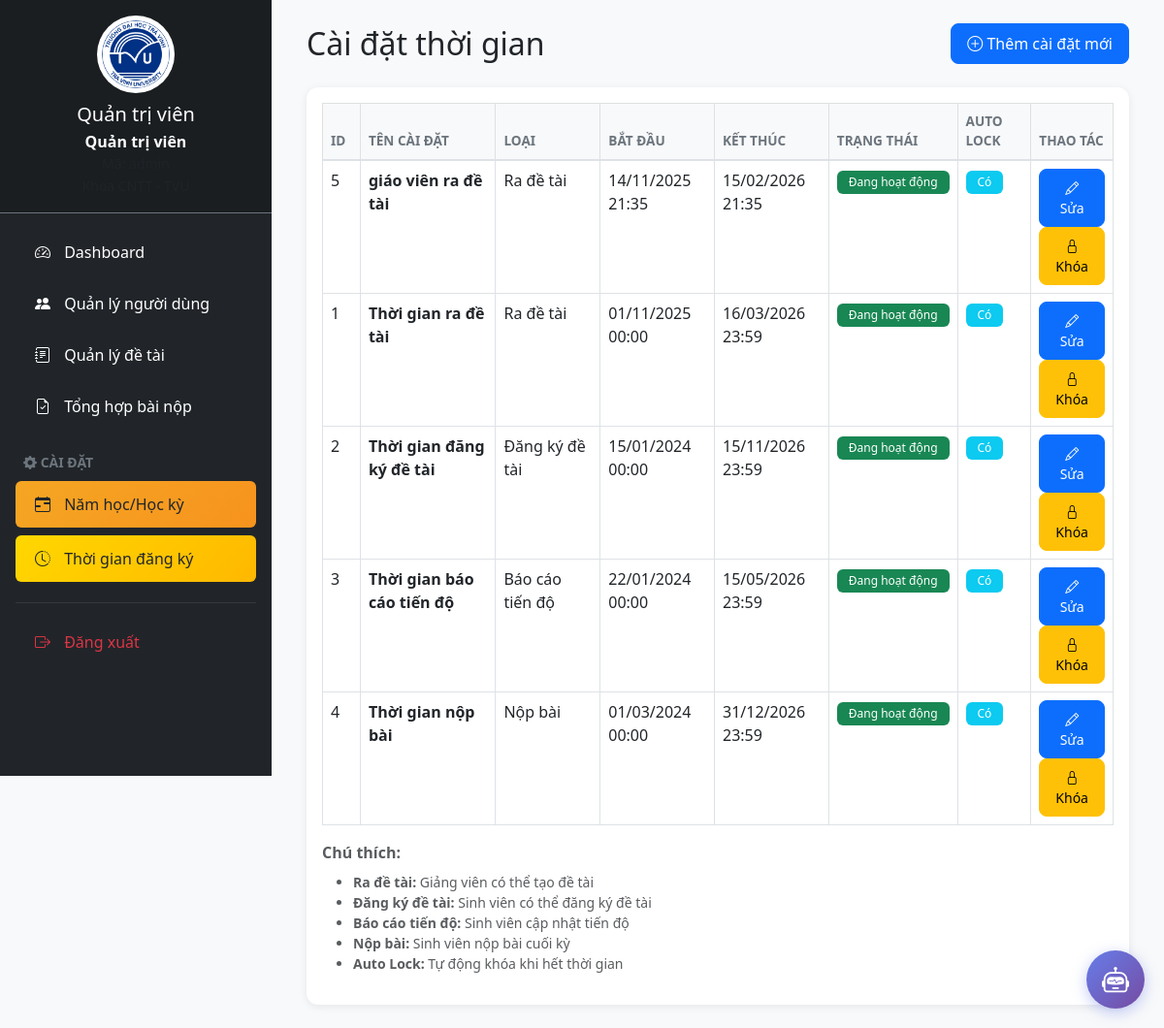
The app's page /public/admin/timeSettings (signed in) with its own data.
### tables this page shows
CREATE TABLE `time_settings` (
  `setting_id` int(11) NOT NULL,
  `setting_name` varchar(100) NOT NULL,
  `setting_type` enum('topic_creation','topic_registration','progress_report','submission') NOT NULL DEFAULT 'topic_creation' COMMENT 'Loại cài đặt thời gian',
  `start_date` datetime NOT NULL,
  `end_date` datetime NOT NULL,
  `description` text DEFAULT NULL,
  `is_active` tinyint(1) DEFAULT 1 COMMENT '1=Mở, 0=Khóa',
  `auto_lock` tinyint(1) DEFAULT 1 COMMENT 'Tự động khóa khi hết hạn',
  `created_at` timestamp NOT NULL DEFAULT current_timestamp(),
  `updated_at` timestamp NOT NULL DEFAULT current_timestamp() ON UPDATE current_timestamp()
);

### app/core/Controller.php (called while the page is built, shortened)
<?php
class Controller {
    public function model($model) {
        return new $model();
    }
    public function view($view, $data = []) {
        require_once '../app/views/' . $view . '.php';
    }
}

### app/controllers/AdminController.php (called while the page is built, shortened)
<?php
class AdminController extends Controller {
    public function timeSettings() {
        $timeModel = $this->model('TimeSetting');
        $data = [
            'title' => 'Cài đặt thời gian',
            'settings' => $timeModel->getAll()
        ];
        $this->view('admin/time_settings', $data);
    }
}

### app/core/App.php (called while the page is built, shortened)
<?php
class App {
    protected $method = 'login';
    public function __construct() {
        $url = $this->parseUrl();
        if (isset($url[0]) && file_exists('../app/controllers/' . ucfirst($url[0]) . 'Controller.php')) {
            unset($url[0]);
        }
        $this->controller = new $this->controller;
        if (get_class($this->controller) !== 'AuthController') {
            $this->method = 'index';
        }
        if (isset($url[1]) && method_exists($this->controller, $url[1])) {
            $this->method = $url[1];
            unset($url[1]);
        }
        $this->params = $url ? array_values($url) : [];
        call_user_func_array([$this->controller, $this->method], $this->params);
    }
    private function parseUrl() {
        if (isset($_GET['url'])) {
            return explode('/', filter_var(rtrim($_GET['url'], '/'), FILTER_SANITIZE_URL));
        }
        return [];
    }
}

### public/index.php (called while the page is built, shortened)
<?php
    require_once '../app/core/App.php';
    require_once '../app/core/Controller.php';
    require_once '../app/core/Database.php';
    $app = new App();

### app/models/TimeSetting.php (called while the page is built, shortened)
<?php
class TimeSetting {
    private $db;
    public function __construct() {
        $this->db = Database::getInstance();
    }
    public function getAll() {
        $stmt = $this->db->query("SELECT * FROM time_settings ORDER BY setting_type, created_at DESC");
        return $stmt->fetchAll(PDO::FETCH_ASSOC);
    }
}

### app/core/Database.php (called while the page is built, shortened)
<?php
class Database {
    private static $instance = null;
    private function __construct() {
        $this->pdo = new PDO(
            'mysql:host=' . DB_HOST . ';dbname=' . DB_NAME,
            DB_USER,
            DB_PASS
        );
    }
    public static function getInstance(): PDO {
        if (self::$instance === null) {
            self::$instance = new Database();
        }
        return self::$instance->pdo;
    }
}

### app/views/admin/time_settings.php (the view, shortened to what this page needs)
<?php include_once __DIR__ . '/../layouts/header.php'; ?>
<div class="d-flex">
    <?php include_once __DIR__ . '/../layouts/admin_sidebar.php'; ?>
    <div class="main-content flex-grow-1 p-4">
        <div class="container-fluid">
            <div class="d-flex justify-content-between align-items-center mb-4">
                <h2 class="mb-0">Cài đặt thời gian</h2>
                <button class="btn btn-primary" data-bs-toggle="collapse" data-bs-target="#addForm">
                    <i class="bi bi-plus-circle"></i> Thêm cài đặt mới
                </button>
            </div>
            <div class="card">
                <div class="card-body">
                    <div class="table-responsive">
                        <table class="table table-bordered table-hover">
                            <thead class="table-light">
                                <tr>
                                    <th width="5%">ID</th>
                                    <th width="20%">Tên cài đặt</th>
                                    <th width="15%">Loại</th>
                                    <th width="15%">Bắt đầu</th>
                                    <th width="15%">Kết thúc</th>
                                    <th width="10%">Trạng thái</th>
                                    <th width="10%">Auto Lock</th>
                                    <th width="10%">Thao tác</th>
                                </tr>
                            </thead>
                            <tbody>
                                <?php if (!empty($data['settings'])): ?>
                                    <?php foreach ($data['settings'] as $setting): ?>
                                        <?php
                                        $now = new DateTime();
                                        $startDate = new DateTime($setting['start_date']);
                                        $endDate = new DateTime($setting['end_date']);
                                        if ($setting['is_active'] == 0) {
                                            $status = '<span class="badge bg-danger">Đã khóa</span>';
                                        } elseif ($now < $startDate) {
                                            $status = '<span class="badge bg-secondary">Chưa bắt đầu</span>';
                                        } elseif ($now > $endDate) {
                                            $status = '<span class="badge bg-dark">Đã hết hạn</span>';
                                        } else {
                                            $status = '<span class="badge bg-success">Đang hoạt động</span>';
                                        }
                                        $typeNames = [
                                            'topic_creation' => 'Ra đề tài',
                                            'topic_registration' => 'Đăng ký đề tài',
                                            'progress_report' => 'Báo cáo tiến độ',
                                            'submission' => 'Nộp bài'
                                        ];
                                        ?>
                                        <tr>
                                            <td><?= $setting['setting_id'] ?></td>
                                            <td><strong><?= htmlspecialchars($setting['setting_name']) ?></strong></td>
                                            <td><?= $typeNames[$setting['setting_type']] ?? $setting['setting_type'] ?></td>
                                            <td><?= date('d/m/Y H:i', strtotime($setting['start_date'])) ?></td>
                                            <td><?= date('d/m/Y H:i', strtotime($setting['end_date'])) ?></td>
                                            <td><?= $status ?></td>
                                            <td>
                                                <?php if ($setting['auto_lock']): ?>
                                                    <span class="badge bg-info">Có</span>
                                                <?php else: ?>
                                                    <span class="badge bg-secondary">Không</span>
                                                <?php endif; ?>
                                            </td>
                                            <td>
                                                <button class="btn btn-sm btn-primary" data-bs-toggle="modal" data-bs-target="#editModal<?= $setting['setting_id'] ?>">
                                                    <i class="bi bi-pencil"></i> Sửa
                                                </button>
                                                <a href="/PHP-CN/public/admin/toggleTimeSetting/<?= $setting['setting_id'] ?>"
                                                   class="btn btn-sm btn-<?= $setting['is_active'] ? 'warning' : 'success' ?>"
                                                   onclick="return confirm('Bạn có chắc muốn <?= $setting['is_active'] ? 'KHÓA' : 'MỞ KHÓA' ?> chức năng này?')">
                                                    <i class="bi bi-<?= $setting['is_active'] ? 'lock' : 'unlock' ?>"></i>
                                                    <?= $setting['is_active'] ? 'Khóa' : 'Mở' ?>
                                                </a>
                                            </td>
                                        </tr>
                                    <?php endforeach; ?>
                                <?php else: ?>
                                    <tr>
                                        <td colspan="8" class="text-center text-muted">Chưa có cài đặt thời gian nào</td>
                                    </tr>
                                <?php endif; ?>
                            </tbody>
                        </table>
                    </div>
                    <div class="mt-3">
                        <p class="text-muted mb-2"><strong>Chú thích:</strong></p>
                        <ul class="text-muted small">
                            <li><strong>Ra đề tài:</strong> Giảng viên có thể tạo đề tài</li>
                            <li><strong>Đăng ký đề tài:</strong> Sinh viên có thể đăng ký đề tài</li>
                            <li><strong>Báo cáo tiến độ:</strong> Sinh viên cập nhật tiến độ</li>
                            <li><strong>Nộp bài:</strong> Sinh viên nộp bài cuối kỳ</li>
                            <li><strong>Auto Lock:</strong> Tự động khóa khi hết thời gian</li>
                        </ul>
                    </div>
                </div>
            </div>
        </div>
    </div>
</div>
<?php include_once __DIR__ . '/../layouts/footer.php'; ?>

### public/css/admin.css (style rules this page uses)
* { margin: 0; padding: 0; box-sizing: border-box; }
body { font-family: 'Segoe UI', Tahoma, Geneva, Verdana, sans-serif; background-color: #f8f9fa; }
.main-content { margin-left: 280px; min-height: 100vh; background-color: #f8f9fa; }
.card { border: none; border-radius: 12px; box-shadow: 0 2px 8px rgba(0, 0, 0, 0.08); transition: transform 0.3s, box-shadow 0.3s; }
.table { margin-bottom: 0; }
.table thead th { border-bottom: 2px solid #dee2e6; font-weight: 600; text-transform: uppercase; font-size: 0.85rem; color: #6c757d; }
.badge { padding: 6px 12px; font-weight: 500; }
.btn { border-radius: 8px; padding: 8px 16px; font-weight: 500; transition: all 0.3s; }

### records on screen
time_settings: setting_id "5", setting_name "giáo viên ra đề tài", setting_type "Ra đề tài", start_date "14/11/2025 21:35", end_date "15/02/2026 21:35", is_active "Đang hoạt động", auto_lock "Có"
time_settings: setting_id "1", setting_name "Thời gian ra đề tài", setting_type "Ra đề tài", start_date "01/11/2025 00:00", end_date "16/03/2026 23:59", is_active "Đang hoạt động", auto_lock "Có"
time_settings: setting_id "2", setting_name "Thời gian đăng ký đề tài", setting_type "Đăng ký đề tài", start_date "15/01/2024 00:00", end_date "15/11/2026 23:59", is_active "Đang hoạt động", auto_lock "Có"
time_settings: setting_id "3", setting_name "Thời gian báo cáo tiến độ", setting_type "Báo cáo tiến độ", start_date "22/01/2024 00:00", end_date "15/05/2026 23:59", is_active "Đang hoạt động", auto_lock "Có"
time_settings: setting_id "4", setting_name "Thời gian nộp bài", setting_type "Nộp bài", start_date "01/03/2024 00:00", end_date "31/12/2026 23:59", is_active "Đang hoạt động", auto_lock "Có"

### other values on screen
$_SESSION['full_name'] "Quản trị viên"
